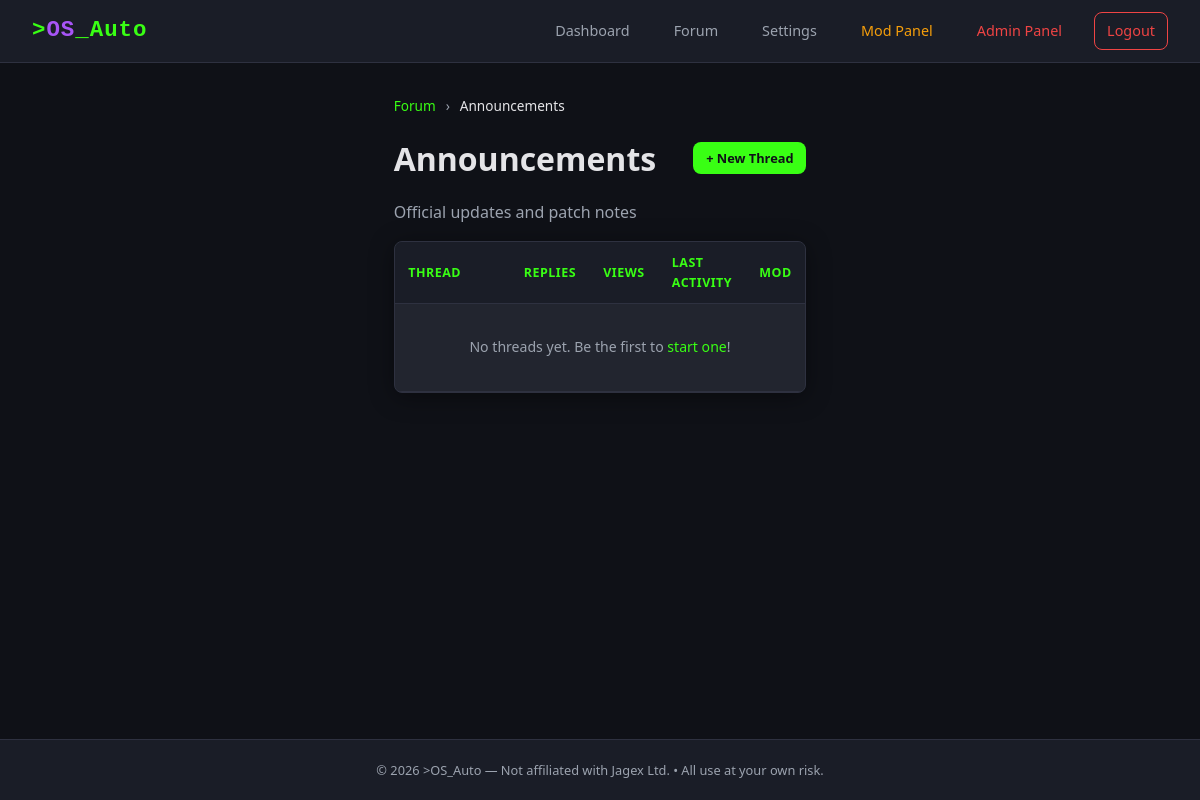
Screenshot of /forum/board.php?id=1 (signed in) with the database file from the repository.
### tables this page shows
CREATE TABLE `forum_boards` (
  `board_id`     INT UNSIGNED NOT NULL AUTO_INCREMENT,
  `category_id`  INT UNSIGNED NOT NULL,
  `name`         VARCHAR(120) NOT NULL,
  `description`  TEXT         DEFAULT NULL,
  `sort_order`   INT          NOT NULL DEFAULT 0,
  `thread_count` INT UNSIGNED NOT NULL DEFAULT 0,
  `post_count`   INT UNSIGNED NOT NULL DEFAULT 0,
  `last_post_id` INT UNSIGNED DEFAULT NULL,
  `created_at`   DATETIME     NOT NULL DEFAULT CURRENT_TIMESTAMP,
  PRIMARY KEY (`board_id`),
  CONSTRAINT `fk_board_category`
    FOREIGN KEY (`category_id`) REFERENCES `forum_categories`(`category_id`)
    ON DELETE CASCADE
);

### includes/functions.php (called while the page is built, shortened)
<?php
function isLoggedIn(): bool
{
    return isset($_SESSION['user_id']);
}
function hasRole(string $role): bool
{
    $hierarchy = ['user' => 1, 'moderator' => 2, 'admin' => 3];
    $userLevel = $hierarchy[$_SESSION['role'] ?? 'user'] ?? 0;
    $required  = $hierarchy[$role] ?? 99;
    return $userLevel >= $required;
}
function e(string $value): string
{
    return htmlspecialchars($value, ENT_QUOTES, 'UTF-8');
}

### forum/board.php (the view, shortened to what this page needs)
<?php
require_once __DIR__ . '/../includes/db.php';
require_once __DIR__ . '/../includes/functions.php';
$boardId = (int)($_GET['id'] ?? 0);
$boardStmt = $pdo->prepare(
    'SELECT b.*, c.name AS category_name
     FROM `forum_boards` b
     JOIN `forum_categories` c ON c.category_id = b.category_id
     WHERE b.board_id = ?'
);
$boardStmt->execute([$boardId]);
$board = $boardStmt->fetch();
$perPage      = 20;
$page         = max(1, (int)($_GET['page'] ?? 1));
$totalThreads = (int)$board['thread_count'];
$totalPages   = max(1, (int)ceil($totalThreads / $perPage));
$page         = min($page, $totalPages);
$offset       = ($page - 1) * $perPage;
$thStmt = $pdo->prepare(
    'SELECT t.*, u.username,
            lp_u.username AS last_poster
     FROM `forum_threads` t
     JOIN `users` u ON u.user_id = t.user_id
     LEFT JOIN `forum_posts` lp ON lp.post_id = (
         SELECT p2.post_id FROM `forum_posts` p2
         WHERE p2.thread_id = t.thread_id AND p2.is_deleted = 0
         ORDER BY p2.created_at DESC LIMIT 1
     )
     LEFT JOIN `users` lp_u ON lp_u.user_id = lp.user_id
     WHERE t.board_id = ? AND t.is_deleted = 0
     ORDER BY t.is_sticky DESC, t.last_post_at DESC
     LIMIT ? OFFSET ?'
);
$thStmt->execute([$boardId, $perPage, $offset]);
$threads = $thStmt->fetchAll();
require_once __DIR__ . '/../includes/header.php';
?>
<div style="font-size:.85rem;color:var(--text-secondary);margin-bottom:1rem;">
  <a href="/forum/index.php">Forum</a>
  <span style="margin:0 .4rem;">›</span>
  <span style="color:var(--text-primary);"><?= e($board['name']) ?></span>
</div>
<div class="flex-between mb-1">
  <h1><?= e($board['name']) ?></h1>
  <a href="/forum/new_thread.php?board=<?= $boardId ?>" class="btn btn-primary btn-sm">+ New Thread</a>
</div>
<?php if ($board['description']): ?>
  <p style="color:var(--text-secondary);margin-bottom:1rem;"><?= e($board['description']) ?></p>
<?php endif; ?>
<div class="card" style="padding:0;overflow:hidden;">
  <table style="margin:0;">
    <thead>
      <tr>
        <th style="width:50%;">Thread</th>
        <th style="text-align:center;">Replies</th>
        <th style="text-align:center;">Views</th>
        <th>Last Activity</th>
        <?php if (hasRole('moderator')): ?>
          <th>Mod</th>
        <?php endif; ?>
      </tr>
    </thead>
    <tbody>
      <?php if (empty($threads)): ?>
        <tr>
          <td colspan="<?= hasRole('moderator') ? 5 : 4 ?>"
              style="text-align:center;color:var(--text-secondary);padding:2rem;">
            No threads yet. Be the first to
            <a href="/forum/new_thread.php?board=<?= $boardId ?>">start one</a>!
          </td>
        </tr>
      <?php else: foreach ($threads as $t): ?>
        <tr>
          <td>
            <?php if ($t['is_sticky']): ?>
              <span class="badge badge-amber" style="margin-right:4px;">📌 Sticky</span>
            <?php endif; ?>
            <?php if ($t['is_locked']): ?>
              <span class="badge badge-red" style="margin-right:4px;">🔒 Locked</span>
            <?php endif; ?>
            <a href="/forum/thread.php?id=<?= $t['thread_id'] ?>" style="font-weight:600;">
              <?= e($t['title']) ?>
            </a>
            <div style="font-size:.78rem;color:var(--text-secondary);margin-top:2px;">
              by <strong style="color:var(--accent-purple);"><?= e($t['username']) ?></strong>
              &middot; <?= e($t['created_at']) ?>
            </div>
          </td>
          <td style="text-align:center;font-family:var(--font-mono);">
            <?= number_format($t['reply_count']) ?>
          </td>
          <td style="text-align:center;font-family:var(--font-mono);">
            <?= number_format($t['views']) ?>
          </td>
          <td style="font-size:.82rem;">
            <?php if ($t['last_poster']): ?>
              <span style="color:var(--accent-purple);"><?= e($t['last_poster']) ?></span><br>
            <?php endif; ?>
            <span style="color:var(--text-secondary);"><?= e($t['last_post_at']) ?></span>
          </td>
          <?php if (hasRole('moderator')): ?>
            <td style="white-space:nowrap;">
              <form method="POST" action="/forum/moderate.php" style="display:inline;">
                <input type="hidden" name="csrf_token" value="<?= e(generateCSRF()) ?>">
                <input type="hidden" name="thread_id" value="<?= $t['thread_id'] ?>">
                <input type="hidden" name="return_url"
                       value="<?= e("/forum/board.php?id=$boardId&page=$page") ?>">
                <input type="hidden" name="action" value="sticky">
                <button type="submit" class="btn btn-sm btn-secondary"
                        title="Toggle Sticky">📌</button>
              </form>
              <form method="POST" action="/forum/moderate.php" style="display:inline;">
                <input type="hidden" name="csrf_token" value="<?= e(generateCSRF()) ?>">
                <input type="hidden" name="thread_id" value="<?= $t['thread_id'] ?>">
                <input type="hidden" name="return_url"
                       value="<?= e("/forum/board.php?id=$boardId&page=$page") ?>">
                <input type="hidden" name="action" value="lock">
                <button type="submit" class="btn btn-sm btn-secondary"
                        title="Toggle Lock">🔒</button>
              </form>
              <form method="POST" action="/forum/moderate.php" style="display:inline;">
                <input type="hidden" name="csrf_token" value="<?= e(generateCSRF()) ?>">
                <input type="hidden" name="thread_id" value="<?= $t['thread_id'] ?>">
                <input type="hidden" name="return_url"
                       value="<?= e("/forum/board.php?id=$boardId&page=$page") ?>">
                <input type="hidden" name="action" value="delete_thread">
                <button type="submit" class="btn btn-sm btn-danger"
                        title="Delete Thread"
                        onclick="return confirm('Delete this thread?');">🗑️</button>
              </form>
            </td>
          <?php endif; ?>
        </tr>
      <?php endforeach; endif; ?>
    </tbody>
  </table>
</div>
<?php require_once __DIR__ . '/../includes/footer.php'; ?>

### includes/header.php (style rules this page uses)
*, *::before, *::after { box-sizing: border-box; margin: 0; padding: 0; }
:root { --bg-primary: #0f1117; --bg-secondary: #1a1d27; --bg-card: #22252f; --border-color: #2e3140; --text-primary: #e4e4e7; --text-secondary:#9ca3af; --accent-green: #39ff14; --accent-purple: #a855f7; --accent-red: #ef4444; --accent-amber: #f59e0b; --accent-blue: #3b82f6; --font-mono: 'Courier New', monospace; --font-main: 'Segoe UI', system-ui, -apple-system, sans-serif; --radius: 8px; --shadow: 0 4px 24px rgba(0,0,0,.4); }
body { font-family: var(--font-main); background: var(--bg-primary); color: var(--text-primary); line-height: 1.6; min-height: 100vh; display: flex; flex-direction: column; }
a { color: var(--accent-green); text-decoration: none; transition: color .2s; }
.card { background: var(--bg-card); border: 1px solid var(--border-color); border-radius: var(--radius); padding: 1.5rem; margin-bottom: 1.5rem; box-shadow: var(--shadow); }
.btn { display: inline-block; padding: .6rem 1.4rem; border: none; border-radius: var(--radius); font-size: .9rem; font-weight: 600; cursor: pointer; transition: opacity .2s, transform .1s; text-align: center; }
.btn-primary { background: var(--accent-green); color: #0f1117; }
.btn-sm { padding: .35rem .8rem; font-size: .8rem; }
table { width: 100%; border-collapse: collapse; }
th, td { text-align: left; padding: .65rem .85rem; border-bottom: 1px solid var(--border-color); font-size: .88rem; }
th { background: var(--bg-secondary); color: var(--accent-green); font-weight: 600; text-transform: uppercase; font-size: .78rem; letter-spacing: .5px; }
.mb-1 { margin-bottom: 1rem; }
.flex-between { display: flex; justify-content: space-between; align-items: center; flex-wrap: wrap; gap: .5rem; }

### rows the page displays
forum_boards: name "Announcements", description "Official updates and patch notes"
